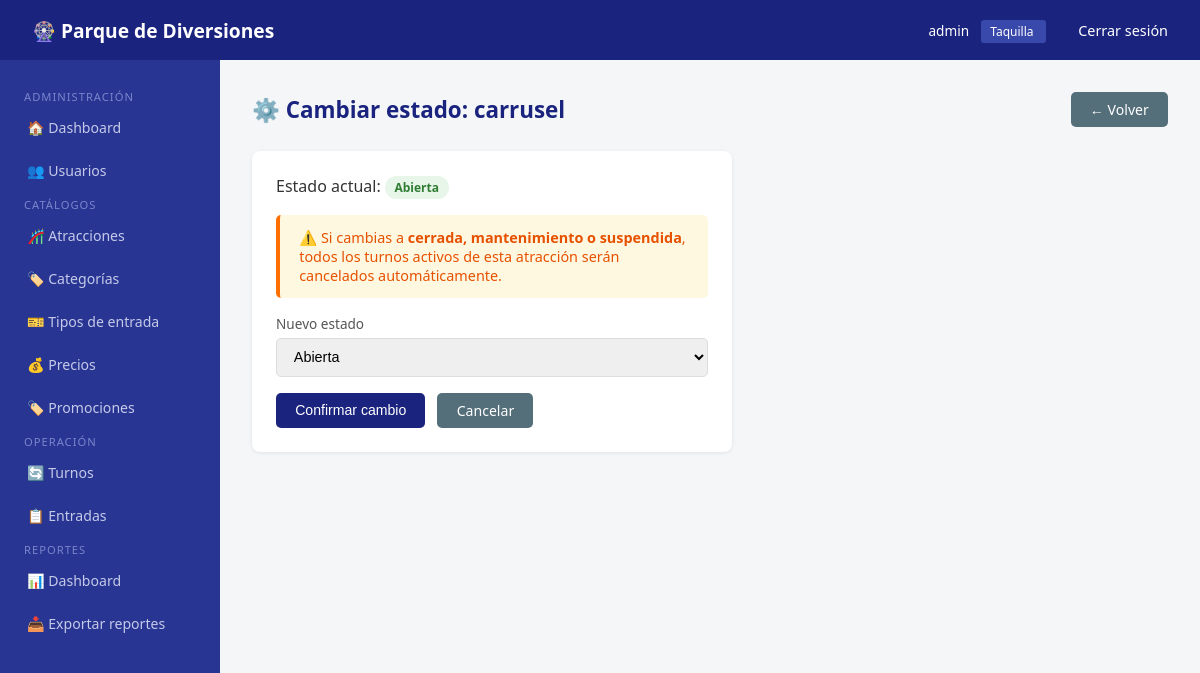
/atracciones/estado/1/ (signed in), run on the app's committed database.
### usuarios/models.py (models this page shows, shortened)
class UsuarioInterno(AbstractUser):
    rol = models.CharField(max_length=30, choices=ROL_CHOICES, default='taquilla')
    activo = models.BooleanField(default=True)
    fecha_creacion = models.DateTimeField(auto_now_add=True)

### atracciones/models.py (models this page shows, shortened)
class Atraccion(models.Model):
    nombre = models.CharField(max_length=150)
    descripcion = models.TextField(blank=True)
    imagen = models.ImageField(upload_to='atracciones/', blank=True, null=True)
    categoria = models.ForeignKey(CategoriaAtraccion, on_delete=models.SET_NULL, null=True)
    capacidad_por_ciclo = models.PositiveIntegerField(default=10)
    duracion_promedio = models.PositiveIntegerField(help_text='Duración en minutos', default=5)
    ubicacion = models.CharField(max_length=200, blank=True)
    estado = models.CharField(max_length=30, choices=ESTADO_ATRACCION, default='abierta')
    edad_minima = models.PositiveIntegerField(default=0, blank=True, null=True)
    estatura_minima = models.PositiveIntegerField(default=0, help_text='En centímetros', blank=True, null=True)
    restricciones = models.TextField(blank=True)
    horario_apertura = models.TimeField(blank=True, null=True)
    horario_cierre = models.TimeField(blank=True, null=True)
    activa = models.BooleanField(default=True)
    fecha_creacion = models.DateTimeField(auto_now_add=True)
    fecha_actualizacion = models.DateTimeField(auto_now=True)
    acepta_nitro = models.BooleanField(default=True, verbose_name='Acepta Pase Nitro')

### atracciones/views.py (the view, shortened to what this page needs)
# urls.py: path('estado/<int:pk>/',            views.cambiar_estado,    name='cambiar_estado'),
@login_requerido
@rol_requerido('administrador', 'operador_atraccion')
def cambiar_estado(request, pk):
    atraccion = get_object_or_404(Atraccion, pk=pk)
    return render(request, 'atracciones/cambiar_estado.html', {
        'atraccion': atraccion,
        'estados': ESTADO_ATRACCION,
    })

### usuarios/decoradores.py (called while the page is built)
def rol_requerido(*roles):
    def decorator(view_func):
        @wraps(view_func)
        def wrapper(request, *args, **kwargs):
            if not request.user.is_authenticated:
                return redirect('usuarios:login')
            if request.user.is_superuser:
                return view_func(request, *args, **kwargs)
            if request.user.rol not in roles:
                messages.error(request, 'No tienes permiso para acceder a esta sección.')
                return redirect('usuarios:dashboard')
            return view_func(request, *args, **kwargs)
        return wrapper
    return decorator

def login_requerido(view_func):
    @wraps(view_func)
    def wrapper(request, *args, **kwargs):
        if not request.user.is_authenticated:
            return redirect('usuarios:login')
        return view_func(request, *args, **kwargs)
    return wrapper

### templates/atracciones/cambiar_estado.html (shortened to what this page needs)
{% extends 'base/base.html' %}
{% block content %}
<div class="page-header">
    <h1>⚙️ Cambiar estado: {{ atraccion.nombre }}</h1>
    <a href="{% url 'atracciones:lista' %}" class="btn btn-secondary">← Volver</a>
</div>
<div class="card" style="max-width:480px;">
    <p style="margin-bottom:1rem;">
        Estado actual:
        <span class="badge
            {% if atraccion.estado == 'abierta' %}badge-success
            {% elif atraccion.estado == 'cerrada' %}badge-danger
            {% elif atraccion.estado == 'mantenimiento' %}badge-warning
            {% else %}badge-secondary{% endif %}">
            {{ atraccion.get_estado_display }}
        </span>
    </p>
    <div class="alert alert-warning" style="margin-bottom:1rem;">
        ⚠️ Si cambias a <strong>cerrada, mantenimiento o suspendida</strong>,
        todos los turnos activos de esta atracción serán cancelados automáticamente.
    </div>
    <form method="post">
        <div class="form-group">
            <label>Nuevo estado</label>
            <select name="estado">
                {% for val, label in estados %}
                    <option value="{{ val }}"
                        {% if atraccion.estado == val %}selected{% endif %}>
                        {{ label }}
                    </option>
                {% endfor %}
            </select>
        </div>
        <div style="display:flex; gap:0.75rem;">
            <button type="submit" class="btn btn-primary">Confirmar cambio</button>
            <a href="{% url 'atracciones:lista' %}" class="btn btn-secondary">Cancelar</a>
        </div>
    </form>
</div>
{% endblock %}

### templates/base/base.html (shortened to what this page needs)
<!DOCTYPE html>
<html lang="es">
<head>
</head>
<body>
<nav class="navbar">
    <span class="brand">🎡 Parque de Diversiones</span>
    <div>
        {% if user.is_authenticated %}
            <span style="font-size:0.85rem; margin-right:0.5rem;">
                {{ user.get_full_name|default:user.username }}
            </span>
            <span style="background:#3949ab; padding:0.2rem 0.6rem; border-radius:3px; font-size:0.75rem; margin-right:1rem;">
                {{ user.get_rol_display }}
            </span>
            <a href="{% url 'usuarios:logout' %}">Cerrar sesión</a>
        {% endif %}
    </div>
</nav>
{% if user.is_authenticated %}
<div class="sidebar">
    {% if user.rol == 'administrador' or user.is_superuser %}
        <span class="section-title">Administración</span>
        <a href="{% url 'usuarios:dashboard' %}">🏠 Dashboard</a>
        <a href="{% url 'usuarios:lista_usuarios' %}">👥 Usuarios</a>
        <span class="section-title">Catálogos</span>
        <a href="{% url 'atracciones:lista' %}">🎢 Atracciones</a>
        <a href="{% url 'atracciones:categorias' %}">🏷️ Categorías</a>
        <a href="{% url 'entradas:tipos' %}">🎫 Tipos de entrada</a>
        <a href="{% url 'entradas:precios' %}">💰 Precios</a>
        <a href="{% url 'entradas:promociones' %}">🏷️ Promociones</a>
        <span class="section-title">Operación</span>
        <a href="{% url 'turnos:panel_admin' %}">🔄 Turnos</a>
        <a href="{% url 'entradas:lista_entradas' %}">📋 Entradas</a>
        <span class="section-title">Reportes</span>
        <a href="{% url 'reportes:dashboard' %}">📊 Dashboard</a>
        <a href="{% url 'reportes:dashboard' %}">📥 Exportar reportes</a>
    {% elif user.rol == 'taquilla' %}
        <span class="section-title">Taquilla</span>
        <a href="{% url 'usuarios:dashboard' %}">🏠 Dashboard</a>
        <a href="{% url 'entradas:vender' %}">🎫 Vender entrada</a>
        <a href="{% url 'entradas:validar' %}">✅ Validar entrada</a>
        <a href="{% url 'entradas:lista_entradas' %}">📋 Entradas del día</a>
    {% elif user.rol == 'operador_atraccion' %}
        <span class="section-title">Mi atracción</span>
        <a href="{% url 'usuarios:dashboard' %}">🏠 Dashboard</a>
        <a href="{% url 'turnos:panel_operador' %}">🎡 Panel de turnos</a>
        <a href="{% url 'atracciones:lista' %}">⚙️ Atracciones</a>
    {% elif user.rol == 'operador_alimentos' %}
        <span class="section-title">Alimentos</span>
        <a href="{% url 'usuarios:dashboard' %}">🏠 Dashboard</a>
    {% elif user.rol == 'soporte' %}
        <span class="section-title">Soporte</span>
        <a href="{% url 'usuarios:dashboard' %}">🏠 Dashboard</a>
        <a href="{% url 'usuarios:buscar_visitante' %}">🔍 Buscar visitante</a>
    {% endif %}
</div>
{% endif %}
<div class="main-content {% if not user.is_authenticated %}full{% endif %}">
    {% block content %}{% endblock %}
</div>
</body>
</html>

### templates/base/base.html (style rules this page uses)
* { margin: 0; padding: 0; box-sizing: border-box; }
body { font-family: 'Segoe UI', sans-serif; background: #f4f6f8; color: #333; }
.navbar { background: #1a237e; color: white; padding: 1rem 2rem; display: flex; justify-content: space-between; align-items: center; position: fixed; top: 0; left: 0; right: 0; z-index: 100; height: 60px; }
.navbar .brand { font-size: 1.2rem; font-weight: bold; }
.navbar a { color: white; text-decoration: none; margin-left: 1rem; font-size: 0.9rem; }
.sidebar { width: 220px; background: #283593; min-height: calc(100vh - 60px); position: fixed; top: 60px; left: 0; padding: 1.5rem 0; overflow-y: auto; }
.sidebar a { display: block; color: #c5cae9; text-decoration: none; padding: 0.75rem 1.5rem; font-size: 0.88rem; border-left: 3px solid transparent; transition: all 0.2s; }
.sidebar .section-title { color: #7986cb; font-size: 0.7rem; text-transform: uppercase; padding: 1rem 1.5rem 0.3rem; letter-spacing: 1px; }
.main-content { margin-left: 220px; padding: 2rem; margin-top: 60px; min-height: calc(100vh - 60px); }
.card { background: white; border-radius: 8px; padding: 1.5rem; margin-bottom: 1.5rem; box-shadow: 0 1px 4px rgba(0,0,0,0.08); }
.btn { display: inline-block; padding: 0.5rem 1.2rem; border-radius: 5px; border: none; cursor: pointer; font-size: 0.88rem; text-decoration: none; transition: opacity 0.2s; }
.btn-primary { background: #1a237e; color: white; }
.btn-secondary { background: #546e7a; color: white; }
.badge { display: inline-block; padding: 0.2rem 0.6rem; border-radius: 20px; font-size: 0.75rem; font-weight: bold; }
.badge-success { background: #e8f5e9; color: #2e7d32; }
.form-group { margin-bottom: 1rem; }
.form-group label { display: block; margin-bottom: 0.3rem; font-size: 0.85rem; color: #555; font-weight: 500; }
.form-group input, .form-group select, .form-group textarea { width: 100%; padding: 0.6rem 0.8rem; border: 1px solid #ddd; border-radius: 5px; font-size: 0.9rem; }
.alert { padding: 0.8rem 1.2rem; border-radius: 5px; margin-bottom: 1rem; font-size: 0.9rem; }
.alert-warning { background: #fff8e1; color: #e65100; border-left: 4px solid #ff6f00; }
.page-header { display: flex; justify-content: space-between; align-items: center; margin-bottom: 1.5rem; }
.page-header h1 { font-size: 1.4rem; color: #1a237e; }

### data on the page
UsuarioInterno: get_full_name "admin", rol "Taquilla"
Atraccion: nombre "carrusel", estado "Abierta"
